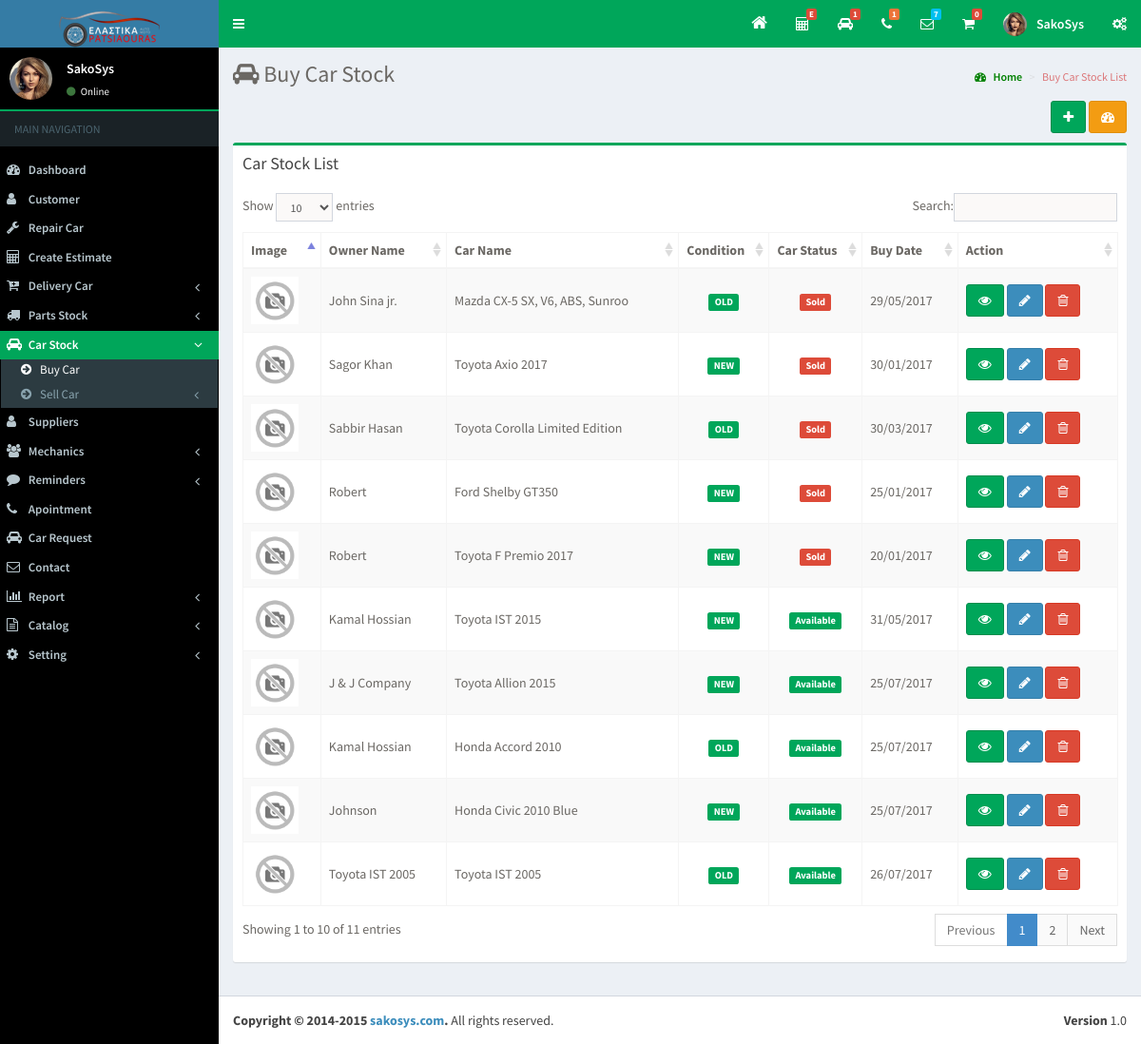
/carstock/buycarlist.php (signed in), run on the app's committed database.
### tables this page shows
CREATE TABLE IF NOT EXISTS `tbl_buycar` (
  `buycar_id` int(15) NOT NULL AUTO_INCREMENT,
  `owner_name` varchar(50) NOT NULL,
  `owner_mobile` varchar(20) NOT NULL,
  `owner_email` varchar(30) NOT NULL,
  `nid` varchar(100) NOT NULL,
  `company_name` varchar(40) NOT NULL,
  `ctl` varchar(100) NOT NULL,
  `owner_address` varchar(200) NOT NULL,
  `car_name` varchar(30) NOT NULL,
  `car_condition` varchar(10) NOT NULL,
  `car_color` int(11) NOT NULL DEFAULT '0',
  `car_door` int(11) NOT NULL,
  `make_id` int(11) NOT NULL,
  `model_id` int(11) NOT NULL,
  `year_id` int(11) NOT NULL,
  `car_reg_no` int(30) NOT NULL,
  `car_chasis_no` varchar(200) NOT NULL,
  `car_reg_date` varchar(15) NOT NULL,
  `car_engine_name` varchar(50) NOT NULL,
  `car_totalmileage` varchar(50) NOT NULL,
  `car_sit` varchar(25) NOT NULL,
  `car_note` varchar(200) NOT NULL,
  `car_image` varchar(200) NOT NULL,
  `buy_price` decimal(15,2) NOT NULL,
  `asking_price` decimal(15,2) NOT NULL DEFAULT '0.00',
  `buy_given_amount` decimal(15,2) NOT NULL,
  `buy_note` varchar(200) NOT NULL,
  `buy_date` date NOT NULL,
  `car_status` int(1) NOT NULL DEFAULT '0',
  PRIMARY KEY (`buycar_id`)
);

### helper/common.php (called while the page is built, shortened)
<?php
class wms_core {
	public function getAllCarList($con) {
		$data = array();
		$result = mysql_query("SELECT *,cc.color_name,cd.door_name,m.make_name,mo.model_name,y.year_name FROM tbl_buycar bc left join tbl_carcolor cc on cc.color_id = bc.car_color left join tbl_cardoor cd on cd.door_id = bc.car_door left join tbl_make m on m.make_id = bc.make_id left join tbl_model mo on mo.model_id = bc.model_id left join tbl_year y on y.year_id = bc.year_id order by bc.buycar_id ASC",$con);
		while($row = mysql_fetch_array($result)){
			$data[] = $row;
		}
		return $data;
	}
	public function mySqlToDatePicker($date) {
		$cdate = '';
		if(!empty($date)) {
			$x =  explode('-',$date);
			$cdate = $x[2].'/'.$x[1].'/'.$x[0];
		}
		return $cdate;
	}
}
?>

### carstock/buycarlist.php (the view, shortened to what this page needs)
<?php include('../header.php'); include('../helper/calculation.php'); ?>
<section class="content-header">
  <h1><i class="fa fa-car"></i> Buy Car Stock </h1>
  <ol class="breadcrumb">
    <li><a href="<?php echo WEB_URL?>dashboard.php"><i class="fa fa-dashboard"></i> Home</a></li>
    <li class="active">Buy Car Stock List</li>
  </ol>
</section>
<section class="content">
<div class="row">
  <div class="col-xs-12">
    <div align="right" style="margin-bottom:1%;"> <a class="btn btn-success" data-toggle="tooltip" href="<?php echo WEB_URL; ?>carstock/buycar.php" data-original-title="Add Parts"><i class="fa fa-plus"></i></a> <a class="btn btn-warning" data-toggle="tooltip" href="<?php echo WEB_URL; ?>dashboard.php" data-original-title="Dashboard"><i class="fa fa-dashboard"></i></a> </div>
    <div class="box box-success">
      <div class="box-header">
        <h3 class="box-title">Car Stock List</h3>
      </div>
      <div class="box-body">
        <table class="table sakotable table-bordered table-striped dt-responsive">
          <thead>
            <tr>
              <th>Image</th>
              <th>Owner Name</th>
              <th>Car Name</th>
              <th>Condition</th>
              <th>Car Status</th>
              <th>Buy Date</th>
              <th>Action</th>
            </tr>
          </thead>
          <tbody>
            <?php
				$results = $wms->getAllCarList($link);
				foreach($results as $row) {
					$image = WEB_URL . 'img/no_image.jpg';
				?>
            <tr>
              <td><img class="img_size" style="width:50px;height:50px;" src="<?php echo $image;  ?>" /></td>
              <td><?php echo $row['owner_name']; ?></td>
              <td><?php echo $row['car_name']; ?></td>
              <td align="center"><span class="label label-success" style="text-transform:uppercase;"><?php echo $row['car_condition']; ?></span></td>
              <td align="center"><?php if($row['car_status'] == '0'){echo '<span class="label label-success">Available</span>';} else {echo '<span class="label label-danger">Sold</span>';} ?></td>
              <td><?php echo $wms->mySqlToDatePicker($row['buy_date']); ?></td>
              <td><a class="btn btn-success" data-toggle="tooltip" href="javascript:;" onClick="$('#nurse_view_<?php echo $row['buycar_id']; ?>').modal('show');" data-original-title="View"><i class="fa fa-eye"></i></a> <a class="btn btn-primary" data-toggle="tooltip" href="<?php echo WEB_URL;?>carstock/buycar.php?id=<?php echo $row['buycar_id']; ?>" data-original-title="Edit"><i class="fa fa-pencil"></i></a> <a class="btn btn-danger" data-toggle="tooltip" onClick="deleteCustomer(<?php echo $row['buycar_id']; ?>);" href="javascript:;" data-original-title="Delete"><i class="fa fa-trash-o"></i></a>
                </td>
            </tr>
            <?php } ?>
          </tbody>
        </table>
      </div>
    </div>
  </div>
</div>
<?php include('../footer.php'); ?>

### data on the page
tbl_buycar: owner_name "John Sina jr.", car_name "Mazda CX-5 SX, V6, ABS, Sunroo", car_condition "OLD", car_status "Sold", buy_date "29/05/2017"
tbl_buycar: owner_name "Sagor Khan", car_name "Toyota Axio 2017", car_condition "NEW", car_status "Sold", buy_date "30/01/2017"
tbl_buycar: owner_name "Sabbir Hasan", car_name "Toyota Corolla Limited Edition", car_condition "OLD", car_status "Sold", buy_date "30/03/2017"
tbl_buycar: owner_name "Robert", car_name "Ford Shelby GT350", car_condition "NEW", car_status "Sold", buy_date "25/01/2017"
tbl_buycar: owner_name "Robert", car_name "Toyota F Premio 2017", car_condition "NEW", car_status "Sold", buy_date "20/01/2017"
tbl_buycar: owner_name "Kamal Hossian", car_name "Toyota IST 2015", car_condition "NEW", car_status "Available", buy_date "31/05/2017"
tbl_buycar: owner_name "J & J Company", car_name "Toyota Allion 2015", car_condition "NEW", car_status "Available", buy_date "25/07/2017"
tbl_buycar: owner_name "Kamal Hossian", car_name "Honda Accord 2010", car_condition "OLD", car_status "Available", buy_date "25/07/2017"
tbl_buycar: owner_name "Johnson", car_name "Honda Civic 2010 Blue", car_condition "NEW", car_status "Available", buy_date "25/07/2017"
tbl_buycar: owner_name "Toyota IST 2005", car_name "Toyota IST 2005", car_condition "OLD", car_status "Available", buy_date "26/07/2017"

### other printed values
count($car_request_list) "1"
count($apointment_list) "1"
count($contact_us_list) "7"
$cart_total "0"
$_SESSION['objLogin']['name'] "SakoSys"
